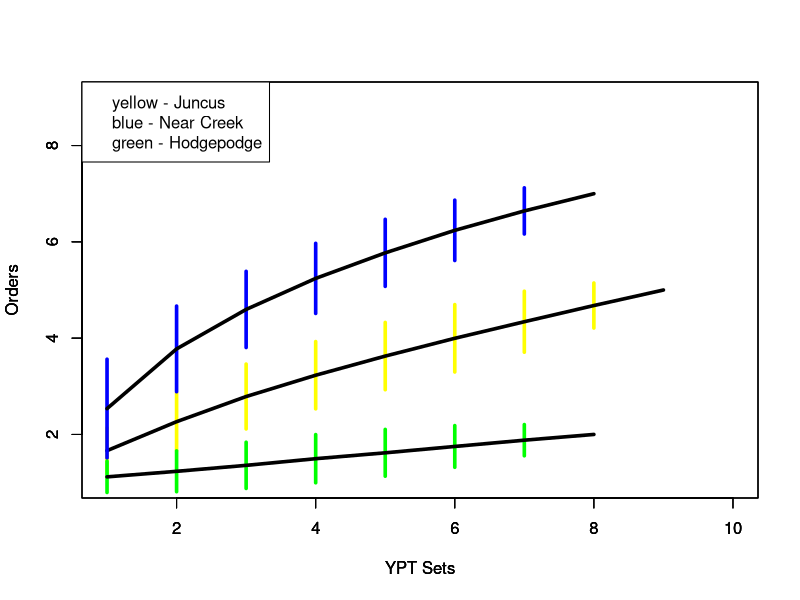
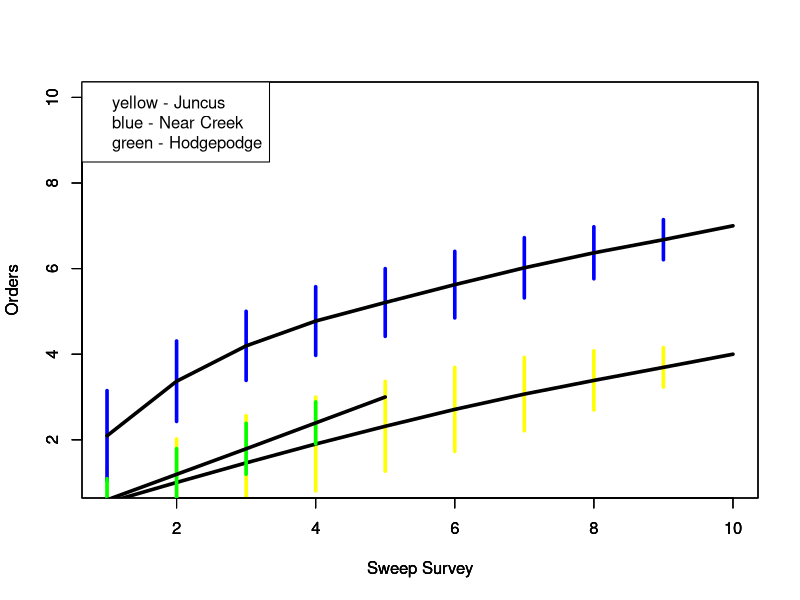
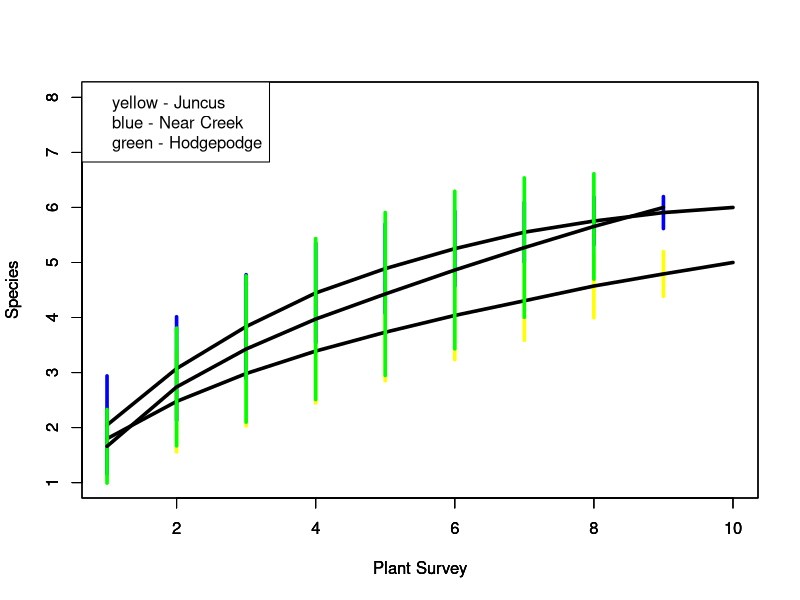
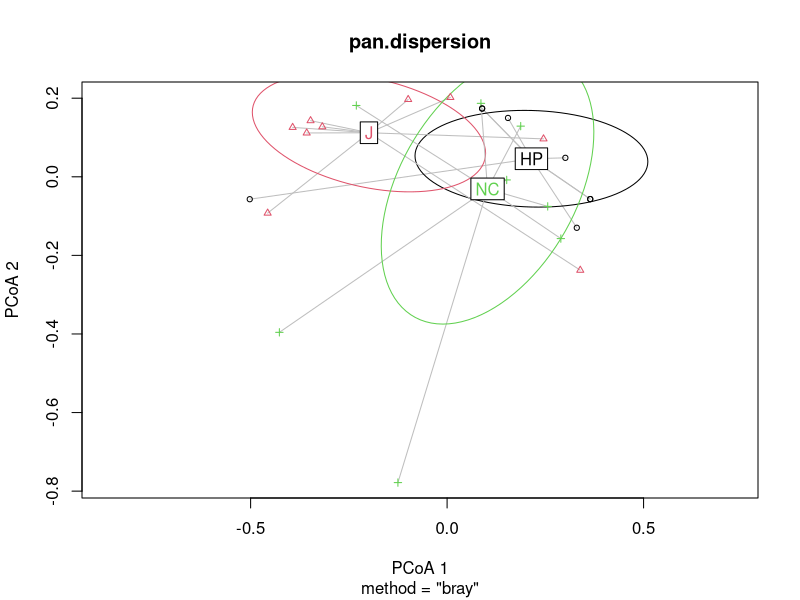
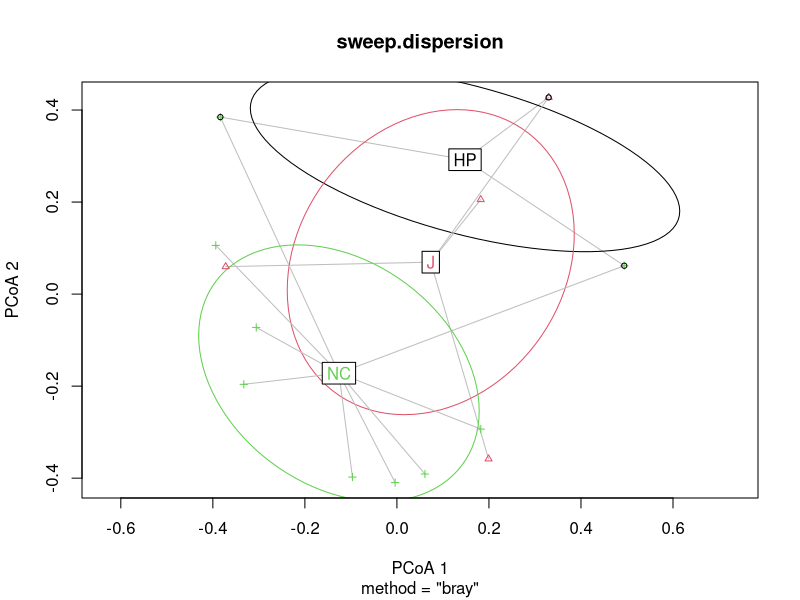
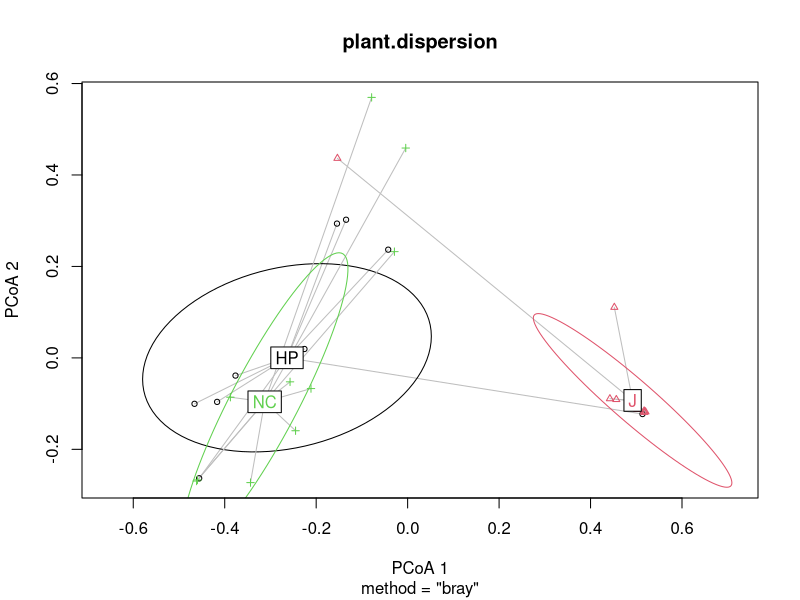

Here is the R script that generated these plots, in order: (Note: this script raises an error after producing the figures.)
## ---- chunk 1
knitr::opts_chunk$set(echo = TRUE)
## ---- chunk 2
library(vegan)
library(ggplot2)
library(tidyr)
library(plyr)
library(mgcv)
library(randomForest)
require(caTools)
library(reshape2)

#source('C:/Users/jeffr/Documents/School/MATH 6315/traditionalForwardBackward_lm.R')
#source('C:/Users/jeffr/Documents/School/MATH 6315/diagPlots.R')
#source('C:/Users/jeffr/Documents/School/MATH 6315/augPairs.R')

df1 <- read.csv("pan_fix.csv")
  
df2 <- read.csv("sweep_fix.csv")
  
df3 <- read.csv("vegetationdata_updatedtest.csv")

panmarsh <- df1[df1$Strata == "J",]

panNC <- df1[df1$Strata == "NC",]

panHP <- df1[df1$Strata == "HP",]

sweepjuncus <- df2[df2$Strata == "J",]

sweepNC <- df2[df2$Strata == "NC",]

sweepHP <- df2[df2$Strata == "HP",]

plantmarsh <- df3[df3$Strata == "J",]

plantNC <- df3[df3$Strata == "NC",]

plantHP <- df3[df3$Strata == "HP",]


## ---- chunk 3

juncuspmat <- as.matrix(panmarsh[,5:13])

NCpmat <- as.matrix(panNC[,5:13])

HPpmat <- as.matrix(panHP[,5:13])

juncussmat <- as.matrix(sweepjuncus[,5:12])

NCsmat <- as.matrix(sweepNC[,5:12])

HPsmat <- as.matrix(sweepHP[,5:12])

juncusplmat <- as.matrix(plantmarsh[,4:12])

NCplmat <- as.matrix(plantNC[,4:12])

HPplmat <- as.matrix(plantHP[,4:12])

## ---- chunk 4

juncusprar<- specaccum(juncuspmat, method = "random", permutations = 999, conditioned = TRUE, gamma = "jack1")
NCprar<- specaccum(NCpmat, method = "random", permutations = 999, conditioned = TRUE, gamma = "jack1")
HPprar<- specaccum(HPpmat, method = "random", permutations = 999, conditioned = TRUE, gamma = "jack1")

plot(juncusprar, add = FALSE, ci = 1, ci.type = c("bar", "line", "polygon"), 
     col = par("fg"), ci.col = "yellow", ci.lty = 1, lwd= 3.5, xlim = c(1,10),
     ylim = c(1,9), xlab = "YPT Sets", ylab = "Orders")
par(new = TRUE)
plot(NCprar, add = FALSE, ci = 1, ci.type = c("bar", "line", "polygon"), 
     col = par("fg"), ci.col = "blue", ci.lty = 1, lwd= 3.5, xlim = c(1,10), 
     ylim = c(1,9), xlab = "YPT Sets", ylab = "Orders")
par(new = TRUE)
plot(HPprar, add = FALSE, ci = 1, ci.type = c("bar", "line", "polygon"), 
     col = par("fg"), ci.col = "green", ci.lty = 1, lwd= 3.5, xlim = c(1,10), 
     ylim = c(1,9), xlab = "YPT Sets", ylab = "Orders")
legend("topleft", legend = c("yellow - Juncus", "blue - Near Creek", "green - Hodgepodge"))

juncusrar<- specaccum(juncussmat, method = "random", permutations = 999, conditioned = TRUE, gamma = "jack1")
NCsrar<- specaccum(NCsmat, method = "random", permutations = 999, conditioned = TRUE, gamma = "jack1")
HPsrar<- specaccum(HPsmat, method = "random", permutations = 999, conditioned = TRUE, gamma = "jack1")

plot(juncusrar, add = FALSE, ci = 1, ci.type = c("bar", "line", "polygon"), 
     col = par("fg"), ci.col = "yellow", ci.lty = 1, lwd= 3.5, xlim = c(1,10),
     ylim = c(1,10), xlab = "Sweep Survey", ylab = "Orders")
par(new = TRUE)
plot(NCsrar, add = FALSE, ci = 1, ci.type = c("bar", "line", "polygon"), 
     col = par("fg"), ci.col = "blue", ci.lty = 1, lwd= 3.5, xlim = c(1,10), 
     ylim = c(1,10), xlab = "Sweep Survey", ylab = "Orders")
par(new = TRUE)
plot(HPsrar, add = FALSE, ci = 1, ci.type = c("bar", "line", "polygon"), 
     col = par("fg"), ci.col = "green", ci.lty = 1, lwd= 3.5, xlim = c(1,10), 
     ylim = c(1,10), xlab = "Sweep Survey", ylab = "Orders")
legend("topleft", legend = c("yellow - Juncus", "blue - Near Creek", "green - Hodgepodge"))

juncusplrar<- specaccum(juncusplmat, method = "random", permutations = 999, conditioned = TRUE, gamma = "jack1")
NCplrar<- specaccum(NCplmat, method = "random", permutations = 999, conditioned = TRUE, gamma = "jack1")
HPplrar<- specaccum(HPplmat, method = "random", permutations = 999, conditioned = TRUE, gamma = "jack1")

plot(juncusplrar, add = FALSE, ci = 1, ci.type = c("bar", "line", "polygon"), 
     col = par("fg"), ci.col = "yellow", ci.lty = 1, lwd= 3.5, xlim = c(1,10),
     ylim = c(1,8), xlab = "Plant Survey", ylab = "Species")
par(new = TRUE)
plot(NCplrar, add = FALSE, ci = 1, ci.type = c("bar", "line", "polygon"), 
     col = par("fg"), ci.col = "blue", ci.lty = 1, lwd= 3.5, xlim = c(1,10), 
     ylim = c(1,8), xlab = "Plant Survey", ylab = "Species")
par(new = TRUE)
plot(HPplrar, add = FALSE, ci = 1, ci.type = c("bar", "line", "polygon"), 
     col = par("fg"), ci.col = "green", ci.lty = 1, lwd= 3.5, xlim = c(1,10), 
     ylim = c(1,8), xlab = "Plant Survey", ylab = "Species")
legend("topleft", legend = c("yellow - Juncus", "blue - Near Creek", "green - Hodgepodge"))
## ---- chunk 5

df1<-na.omit(df1)

pan<-as.matrix(df1[,5:13])
panMETA<-df1[,c(1:4)]
##habitat.sqrt<-sqrt(habitat) #square root transform
pan.dist<-vegdist(pan, method='bray', na.rm = TRUE) #Bray-curtis dissimilarity matrix

df2<-na.omit(df2)

sweep<-as.matrix(df2[,5:12])
##habitat.sqrt<-sqrt(habitat) #square root transform
sweep.dist<-vegdist(sweep, method='bray', na.rm = TRUE) #Bray-curtis dissimilarity matrix

df3<-na.omit(df3)
## check/fix!!

plant<-as.matrix(df3[,4:12])
##habitat.sqrt<-sqrt(habitat) #square root transform
plant.dist<-vegdist(plant, method='bray', na.rm = TRUE) #Bray-curtis dissimilarity matrix
## ---- chunk 6

pan.dispersion <- betadisper(pan.dist, group=df1$Strata)
permutest(pan.dispersion)
plot(pan.dispersion, hull=FALSE, ellipse=TRUE)

sweep.dispersion <- betadisper(sweep.dist, group=df2$Strata)
permutest(sweep.dispersion)
plot(sweep.dispersion, hull=FALSE, ellipse=TRUE)

plant.dispersion <- betadisper(plant.dist, group=df3$Strata)
permutest(plant.dispersion)
plot(plant.dispersion, hull=FALSE, ellipse=TRUE)
## ---- chunk 7
panPERM<-adonis2(pan.dist~Strata, data=df1, permutations = 999, method = "bray", strata="PLOT")
panPERM

simper_pan<-simper(pan, panMETA$Strata, permutations = 999)
summary(simper_pan, ordered=TRUE, digits=max(3))

sweepPERM<-adonis2(sweep.dist~Strata, data=df2, permutations = 999, method = "bray", strata="PLOT")
sweepPERM

plantPERM<-adonis2(plant.dist~Strata, data=df3, permutations = 999, method = "bray", strata="PLOT")
plantPERM
## ---- chunk 8
# skip this part?
df3<-na.omit(df3)

habitat<-as.matrix(df3[,16:42])
habitat.sqrt<-sqrt(habitat) #square root transform
habitat.dist<-vegdist(habitat.sqrt, method='bray', na.rm = TRUE) #Bray-curtis dissimilarity matrix

habitatPERM<-adonis2(habitat.dist~habitat, data=df2, permutations = 999, method = "bray", strata="PLOT")
habitatPERM

habitatMETA<-df3[,c(1:15)]

simper_habitat<-simper(habitat, habitatMETA$habitat, permutations = 999)
summary(simper_habitat, ordered=TRUE, digits=max(3))

## ---- chunk 9
pan2007 <- df1 %>% filter(Site == "2007")

pan2013 <- df1 %>% filter(Site == "2013")

pan2015 <- df1 %>% filter(Site == "2015")

mat2007 <- as.matrix(pan2007[,5:13])

mat2013 <- as.matrix(pan2013[,5:13])

mat2015 <- as.matrix(pan2015[,5:13])

sw.div2007 = mean(diversity(mat2007, index = "shannon"))
sd(diversity(mat2007, index = "shannon"))

sw.div2013 = mean(diversity(mat2013, index = "shannon"))
sd(diversity(mat2013, index = "shannon"))

sw.div2015 = mean(diversity(mat2015, index = "shannon"))
sd(diversity(mat2015, index = "shannon"))
## ---- chunk 10
